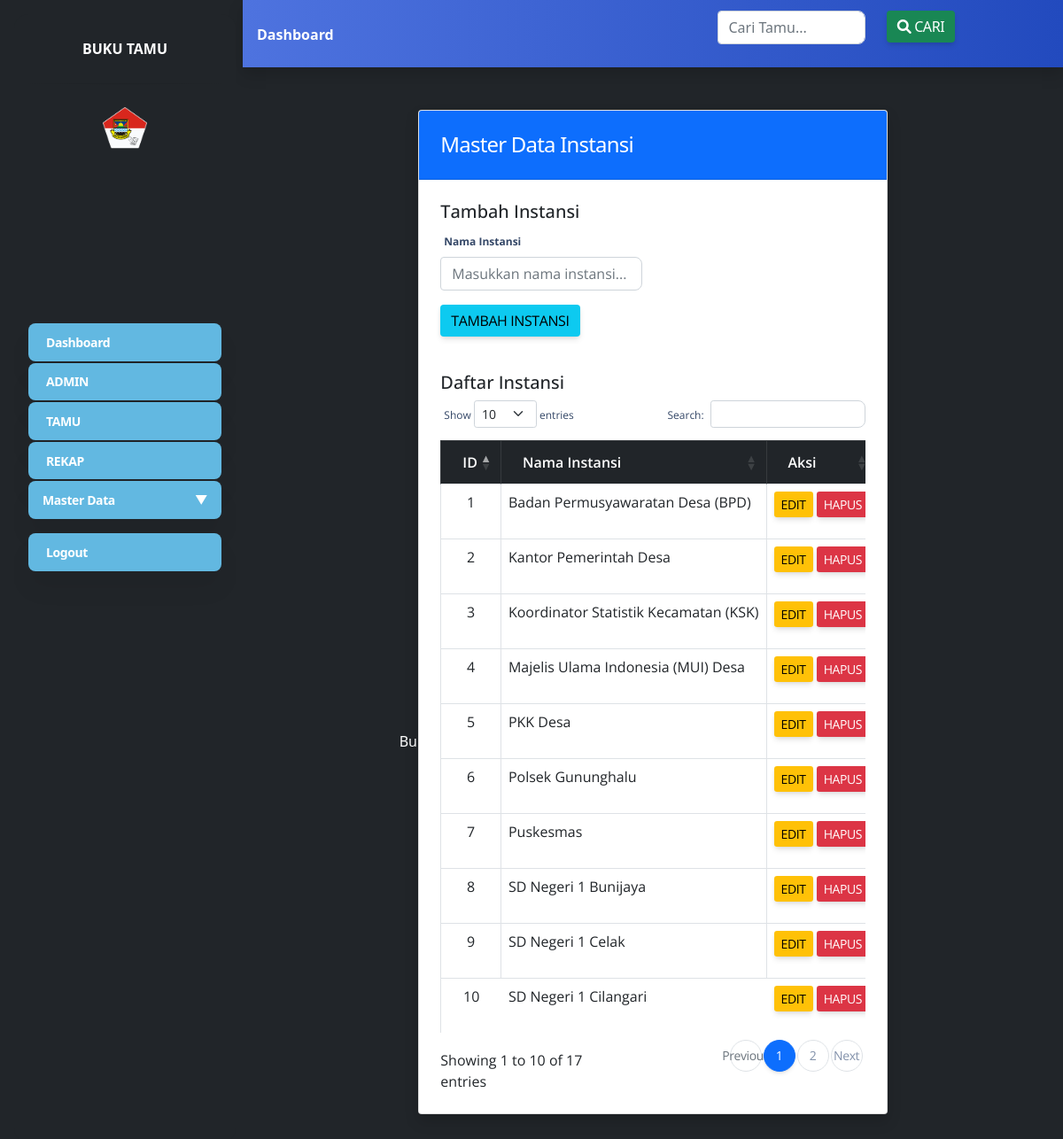
/index.php?dashboard=instansi (signed in), run on the app's committed database.
### tables this page shows
CREATE TABLE `instansi` (
  `id_instansi` int(11) NOT NULL,
  `nama_instansi` varchar(100) NOT NULL
);

### m_instansi.php (the view, shortened to what this page needs)
<?php
include "koneksi.php";
?>
<!DOCTYPE html>
<html lang="id">
<head>
    <link href="https://cdn.jsdelivr.net/npm/bootstrap@5.1.3/dist/css/bootstrap.min.css" rel="stylesheet">
    <link href="https://cdn.datatables.net/1.13.6/css/dataTables.bootstrap5.min.css" rel="stylesheet">
</head>
<body>
<div class="container py-4">
    <div class="card shadow">
        <div class="card-header bg-primary text-white">
            <h4 class="mb-0">Master Data Instansi</h4>
        </div>
        <div class="card-body">
            <div class="row mb-4">
                <div class="col-md-6">
                    <h5>Tambah Instansi</h5>
                    <form method="post">
                        <div class="mb-3">
                            <label for="nama_instansi" class="form-label">Nama Instansi</label>
                            <input type="text" class="form-control" id="nama_instansi" name="nama_instansi" placeholder="Masukkan nama instansi..." required>
                        </div>
                        <button type="submit" class="btn btn-info">Tambah Instansi</button>
                    </form>
                </div>
            </div>
            <h5>Daftar Instansi</h5>
            <div class="table-responsive">
                <table id="instansiTable" class="table table-bordered table-hover">
                    <thead class="table-dark text-center">
                        <tr>
                            <th width="10%">ID</th>
                            <th>Nama Instansi</th>
                            <th width="20%">Aksi</th>
                        </tr>
                    </thead>
                    <tbody>
                        <?php
                        $query_instansi = mysqli_query($koneksi, "
                            SELECT @rownum := @rownum + 1 AS urutan, id_instansi, nama_instansi
                            FROM instansi, (SELECT @rownum := 0) AS init
                            ORDER BY nama_instansi ASC
                        ");
                        while ($data_instansi = mysqli_fetch_array($query_instansi)) {
                        ?>
                            <tr>
                                <td class="text-center"><?php echo $data_instansi['urutan']; ?></td>
                                <td><?php echo $data_instansi['nama_instansi']; ?></td>
                                <td class="text-center">
                                    <a href="index.php?dashboard=instansi-edit&id_instansi=<?php echo $data_instansi['id_instansi']; ?>" class="btn btn-warning btn-sm">Edit</a>
                                    <a href="m_instansi_hapus.php?id_instansi=<?php echo $data_instansi['id_instansi']; ?>" onclick="return confirm('Yakin ingin menghapus instansi ini?')" class="btn btn-danger btn-sm">Hapus</a>
                                </td>
                            </tr>
                        <?php } ?>
                    </tbody>
                </table>
            </div>
        </div>
    </div>
</div>
</body>
</html>

### index.php (style rules this page uses)
.card { border: none; border-radius: 10px; box-shadow: 0 4px 6px rgba(0, 0, 0, 0.1); }

### data on the page
instansi: urutan "1", nama_instansi "Badan Permusyawaratan Desa (BPD)"
instansi: urutan "2", nama_instansi "Kantor Pemerintah Desa"
instansi: urutan "3", nama_instansi "Koordinator Statistik Kecamatan (KSK)"
instansi: urutan "4", nama_instansi "Majelis Ulama Indonesia (MUI) Desa"
instansi: urutan "5", nama_instansi "PKK Desa"
instansi: urutan "6", nama_instansi "Polsek Gununghalu"
instansi: urutan "7", nama_instansi "Puskesmas"
instansi: urutan "8", nama_instansi "SD Negeri 1 Bunijaya"
instansi: urutan "9", nama_instansi "SD Negeri 1 Celak"
instansi: urutan "10", nama_instansi "SD Negeri 1 Cilangari"
